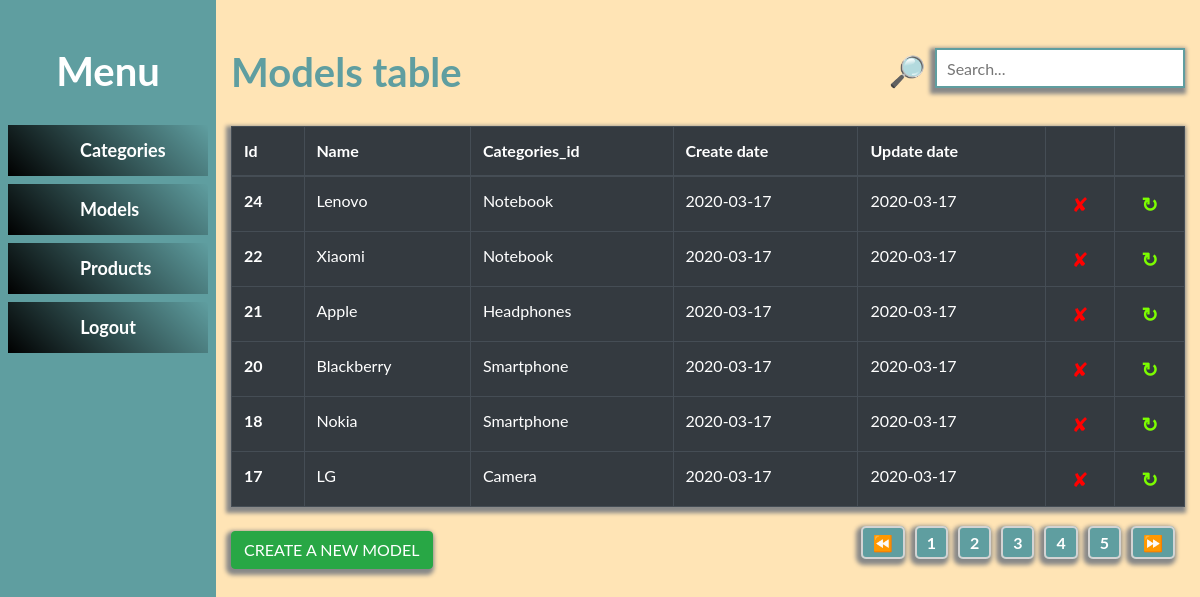
Screenshot of /models_table.php?page=2 (signed in) with the database file from the repository.
### tables this page shows
CREATE TABLE `models` (
  `id` int(11) NOT NULL,
  `categories_id` int(11) DEFAULT NULL,
  `name` varchar(100) NOT NULL,
  `create_date` date DEFAULT NULL,
  `update_date` date DEFAULT NULL
);

CREATE TABLE `categories` (
  `id` int(11) NOT NULL,
  `name` varchar(100) NOT NULL,
  `create_date` date DEFAULT NULL,
  `update_date` date DEFAULT NULL
);

### models_table.php (the view, shortened to what this page needs)
<?php
require_once 'connecting/connect.php';
if (isset($_SESSION['username']) && isset($_SESSION['password'])) {
    $result_per_page = 6;
    $data = $connection->prepare("SELECT models.*, categories.name AS cat_name FROM models
        LEFT JOIN categories ON models.categories_id = categories.id ORDER BY id DESC");
    $data->execute();
    $result = $data->fetchAll(PDO::FETCH_ASSOC);
    $number_of_results = count($result);
    $number_of_pages = ceil($number_of_results / $result_per_page);
    if (!isset($_GET['page'])) {
        $page = 1;
    } else {
        $page = $_GET['page'];
    }
    $this_page_first_result = ($page - 1) * $result_per_page;
    ?>
    <!doctype html>
    <html lang="en">
    <head>
        <link rel="stylesheet" href="https://stackpath.bootstrapcdn.com/bootstrap/4.4.1/css/bootstrap.min.css"
>
        <link rel="stylesheet" href="css/style.css">
    </head>
    <body>
    <div style="display: flex">
        <?php require_once 'leftMenu.php' ?>
        <div class="container mt-5">
            <div class="d-flex justify-content-between">
                <h1>Models table</h1>
                <div>
                    <span class="search_ic">🔎</span>
                    <input type="text" name="search" id="search_text" class="search_inp shadowButton" placeholder="Search...">
                </div>
            </div>
            <table class="mb-4 table table-bordered table-dark" id="table_data">
                <thead>
                <tr>
                    <th scope="col">Id</th>
                    <th scope="col">Name</th>
                    <th scope="col">Categories_id</th>
                    <th scope="col">Create date</th>
                    <th scope="col">Update date</th>
                    <th scope="col"></th>
                    <th scope="col"></th>
                </tr>
                </thead>
                <tbody>
                <?php
                $data = $connection->prepare("SELECT models.*, categories.name AS cat_name FROM models
                    LEFT JOIN categories ON models.categories_id = categories.id ORDER BY id DESC LIMIT $this_page_first_result,$result_per_page ");
                $data->execute();
                $result = $data->fetchAll(PDO::FETCH_ASSOC);
                ?>
                <?php foreach ($result as $x): ?>
                    <tr>
                        <th scope="row"><?= $x['id'] ?></th>
                        <td><?= $x['name'] ?></td>
                        <td><?= $x['cat_name'] ?></td>
                        <td><?= $x['create_date'] ?></td>
                        <td><?= $x['update_date'] ?></td>
                        <td class="delete" id="delete"><a class="deleteF" data-id="<?= $x["id"] ?>">✘</a></td>
                        <td class="update"><a href="updatefieldmodel.php?id=<?= $x['id'] ?>&name=<?= $x['name'] ?>&category_id=<?= $x['categories_id'] ?>">↻</a>
                        </td>
                    </tr>
                <?php endforeach; ?>
                </tbody>
            </table>
            <div class="mainPagi">
                <div>
                    <a style="color: #ffffff" class="shadowButton btn btn-success" href="model_welcome.php">CREATE A NEW
                        MODEL</a>
                </div>
                <div id="pagination_cont">
                    <?php
                    if ($page > 1) {
                        echo '<a class="pagi" href="models_table.php?page=' . ($page - 1) . '">⏪</a>';
                    }
                    for ($i = 1; $i <= $number_of_pages; $i++) {
                        if ($number_of_pages > 1) {
                            echo '<a class="pagi" href="models_table.php?page=' . $i . '">' . $i . '</a>';
                        } else {
                            echo null;
                        }
                    }
                    if ($page < $i - 1) {
                        echo '<a class="pagi" href="models_table.php?page=' . ($page + 1) . '">⏩</a>';
                    }
                    ?>
                </div>
            </div>
        </div>
    </div>
    </body>
    </html>
    <?php
}else if (isset($_COOKIE["username"]) && isset($_COOKIE['cookie_key'])) {
    $username = $_SESSION['username'];
    $select = $connection->query("SELECT * FROM `users` WHERE `login`= '$username'");
    $sql = $select->fetchAll(PDO::FETCH_ASSOC);
    if ($_COOKIE['username'] == $sql[0]['login'] && $_COOKIE['cookie_key'] == $sql[0]['cookie_key']){
        echo "Session Start";
    }else {
        header("Location:login.php");
    }
} else {
    header("Location:login.php");
}

### css/style.css (style rules this page uses)
body { margin: 0; font-family: "Lato", sans-serif; background-color: moccasin; }
h1 { color: cadetblue; font-weight: bold; margin-bottom: 30px; }
.delete { font-size: 20px; margin: 0; padding: 0; text-align: center; cursor: pointer; }
.update { font-size: 20px; margin: 0; padding: 0; text-align: center; cursor: pointer; font-weight: bold; }
.delete a { color: red; text-decoration: none; }
.update { color: lawngreen; text-decoration: none; }
.update a { color: lawngreen; text-decoration: none; }
table, .shadowButton { box-shadow: -2px 3px 4px 3px #888888; }
.mainPagi { display: flex; justify-content: space-between; }
.pagi { padding: 5px 10px; margin-right: 10px; background: cadetblue; color: #ffffff; font-weight: bold; border: 2px solid lightgray; border-radius: 5px; box-shadow: -2px 3px 4px 3px #888888; }
.search_ic { font-size: 30px; font-weight: bold; padding-right: 5px; vertical-align: middle; color: cadetblue; }
.search_inp { height: 40px; width: 250px; border: 2px solid cadetblue; padding-left: 10px }

### rows the page displays
models: id "24", name "Lenovo", categories.name "Notebook", create_date "2020-03-17", update_date "2020-03-17"
models: id "22", name "Xiaomi", categories.name "Notebook", create_date "2020-03-17", update_date "2020-03-17"
models: id "21", name "Apple", categories.name "Headphones", create_date "2020-03-17", update_date "2020-03-17"
models: id "20", name "Blackberry", categories.name "Smartphone", create_date "2020-03-17", update_date "2020-03-17"
models: id "18", name "Nokia", categories.name "Smartphone", create_date "2020-03-17", update_date "2020-03-17"
models: id "17", name "LG", categories.name "Camera", create_date "2020-03-17", update_date "2020-03-17"
